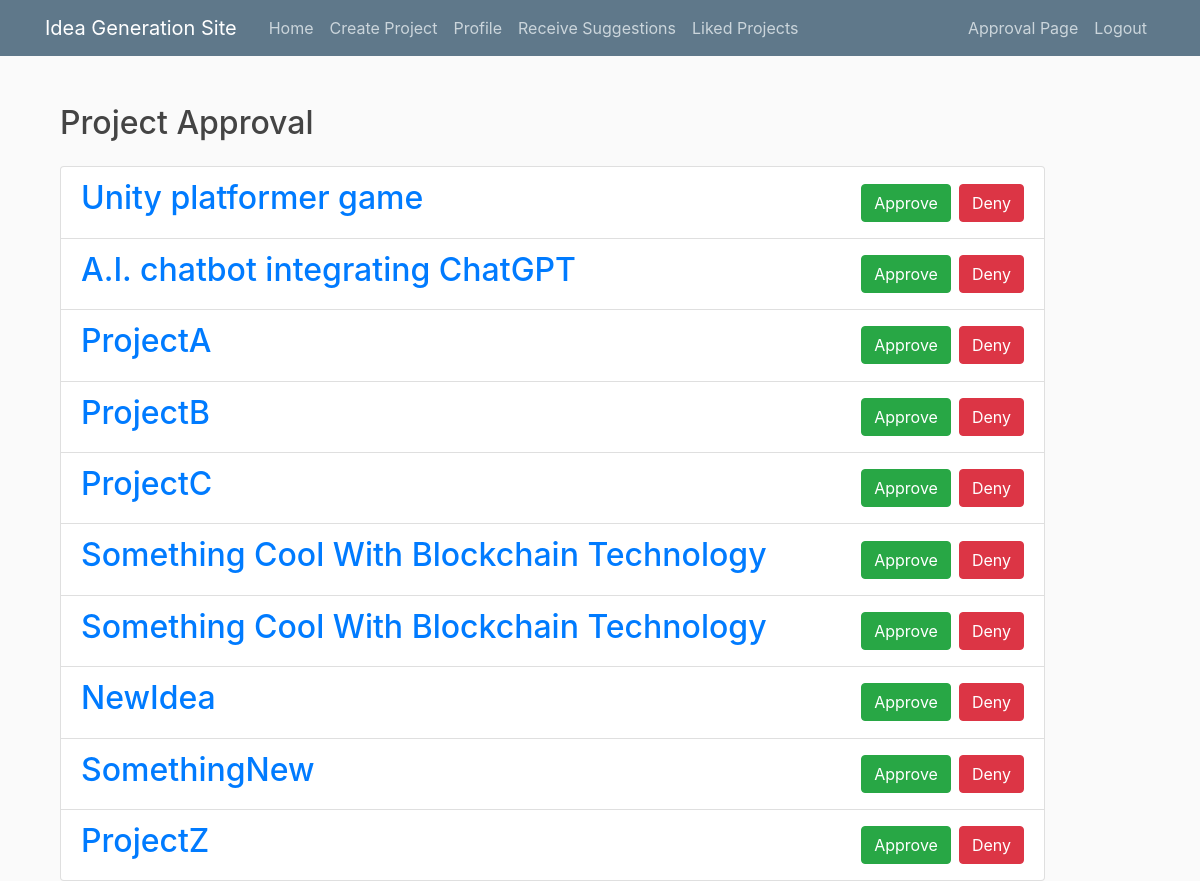
/project/approval/ (signed in), run on an earlier commit of the app's database.
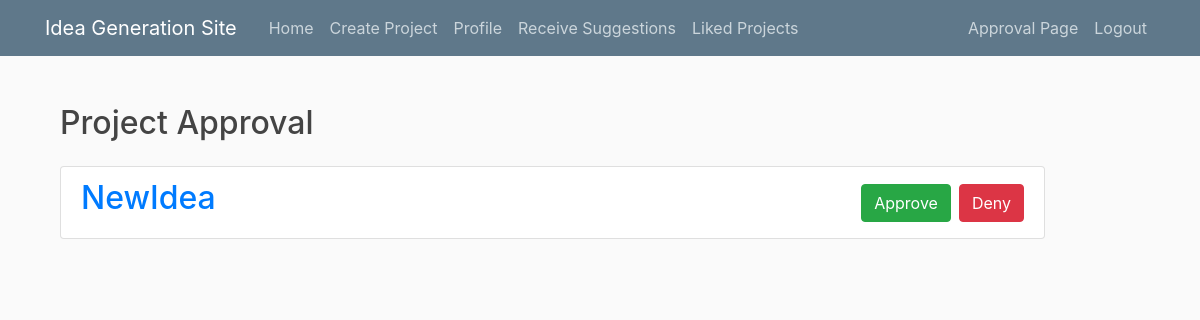
And on a later commit of the database.
### users/models.py (models this page shows, shortened)
class Project(models.Model):
    title = models.CharField(max_length=100, verbose_name='Title')
    description = models.TextField(blank=True, verbose_name='Description')
    skills = models.ManyToManyField('Skill')
    date_posted = models.DateTimeField(default=timezone.now)
    author = models.ForeignKey(User, on_delete=models.CASCADE)
    likes = models.PositiveIntegerField(default=0)
    approved = models.BooleanField(default=False)  # New field for project approval

### main/views.py (the view)
# urls.py: path('project/approval/', views.project_approval, name='project_approval'),
@staff_member_required  # Ensures only staff members can access this view
def project_approval(request):
    projects = Project.objects.filter(approved=False)  # Get unapproved projects
    context = {'projects': projects}
    return render(request, 'main/project_approval.html', context)

### main/templates/main/project_approval.html (shortened to what this page needs)
{% extends "main/base.html" %}
{% block content %}
  <div class="container">
    <h2 class="mt-4">Project Approval</h2>
    {% if projects %}
      <ul class="list-group mt-4">
        {% for project in projects %}
          <li class="list-group-item">
            <div class="d-flex justify-content-between align-items-center">
              <h2><a class="article-title" href="{% url 'post-detail' project.id %}">{{ project.title }}</a></h2>
              <div class="btn-group">
                <form method="post" action="{% url 'approve_project' project.id %}">
                  <button type="submit" class="btn btn-success mr-2">Approve</button>
                </form>
                <form method="post" action="{% url 'deny_project' project.id %}">
                  <button type="submit" class="btn btn-danger">Deny</button>
                </form>
              </div>
            </div>
          </li>
        {% endfor %}
      </ul>
    {% else %}
      <p class="mt-4">No projects pending approval.</p>
    {% endif %}
  </div>
{% endblock %}

What changed in the data, as far as the page shows it:
no longer on this page (row edited): Project: title "Unity platformer game"
no longer on this page (row edited): Project: title "A.I. chatbot integrating ChatGPT"
no longer on this page (row edited): Project: title "ProjectA"
removed Project: title "ProjectB"
no longer on this page (row edited): Project: title "ProjectC"
removed Project: title "Something Cool With Blockchain Technology"
no longer on this page (row edited): Project: title "Something Cool With Blockchain Technology"
no longer on this page (row edited): Project: title "SomethingNew"
no longer on this page (row edited): Project: title "ProjectZ"
